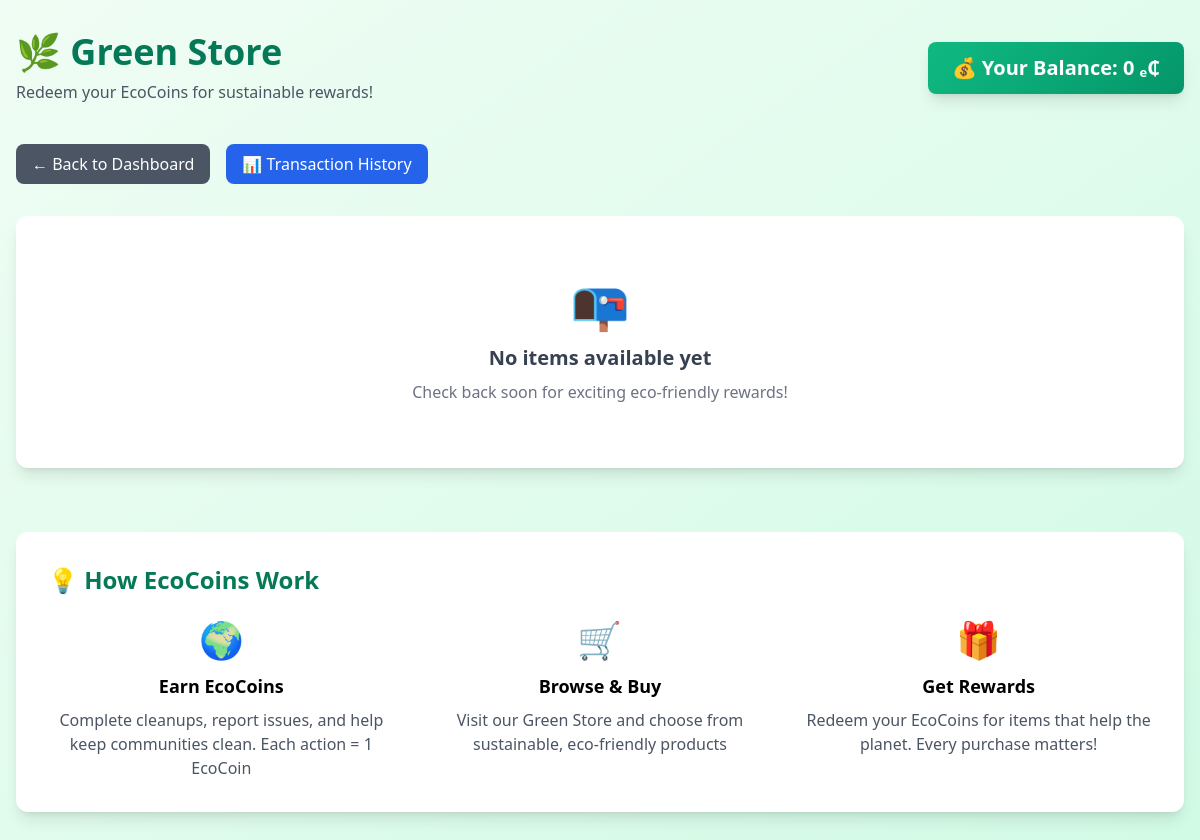
/green_store (signed in), run on an earlier commit of the app's database.
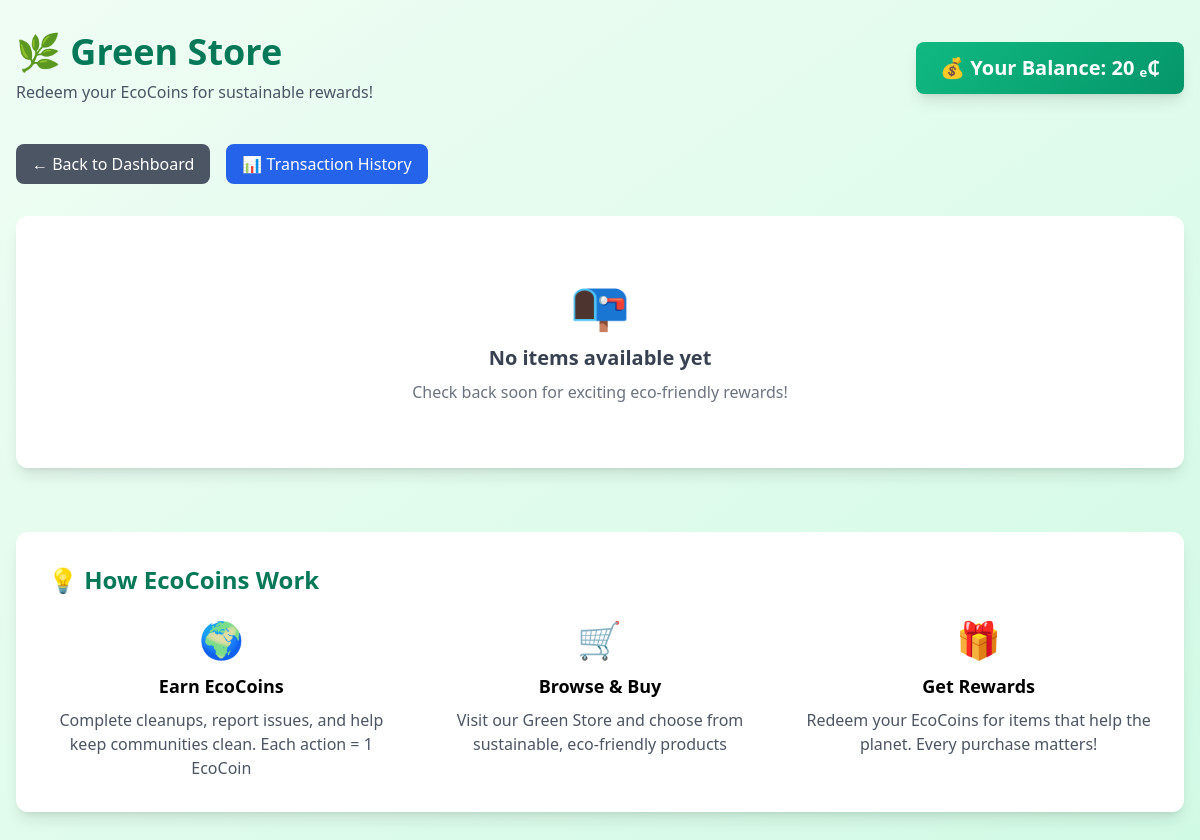
And on a later commit of the database.
### app.py (models this page shows, shortened)
class User(db.Model, UserMixin):
    id = db.Column(db.Integer, primary_key=True)
    username = db.Column(db.String(150), unique=True, nullable=False)
    email = db.Column(db.String(150), unique=True, nullable=False)
    password = db.Column(db.String(150), nullable=False)
    role = db.Column(db.String(50), nullable=False)
    points = db.Column(db.Integer, default=0)
    avg_rating = db.Column(db.Float)
    cleanup_requests = db.relationship(
        'CleanupReport',
        back_populates='requested_by',
        foreign_keys='CleanupReport.requested_by_id',
        cascade='all, delete-orphan'
    )
    cleanups_submitted = db.relationship(
        'CleanupReport',
        back_populates='submitted_by_cleaner',
        foreign_keys='CleanupReport.submitted_by_cleaner_id',
        cascade='all, delete-orphan'
    )
    equipment_requests = db.relationship(
        'EquipmentRequest',
        back_populates='cleaner',
        foreign_keys='EquipmentRequest.cleaner_id',
        cascade='all, delete-orphan'
    )

### app.py (the view)
@app.route('/green_store')
@login_required
def green_store():
    items = StoreItem.query.filter_by(available=True).order_by(StoreItem.created_at.desc()).all()
    return render_template('green_store.html', items=items)

### app.py (called while the page is built)
@app.context_processor
def inject_now():
    return {'now': datetime.now()}

@login_manager.user_loader
def load_user(user_id: str):
    return User.query.get(int(user_id))

### templates/green_store.html (shortened to what the changed rows need)
<!DOCTYPE html>
<html lang="en">
<head>
  <script src="https://cdn.tailwindcss.com"></script>
</head>
<body class="bg-gradient-to-br from-green-50 to-emerald-100">
  <div class="max-w-7xl mx-auto px-4 py-8">
    <div class="flex flex-col md:flex-row items-center justify-between mb-10">
      <div>
        <h1 class="text-4xl font-bold text-emerald-700">🌿 Green Store</h1>
      </div>
      <div class="mt-4 md:mt-0">
        <div class="ecocoin-badge text-white px-6 py-3 rounded-lg text-xl font-bold shadow-lg">
          💰 Your Balance: {{ current_user.points }} ₑ₵
        </div>
      </div>
    </div>
    <div class="mt-16 bg-white rounded-xl shadow-lg p-8">
      <h2 class="text-2xl font-bold text-emerald-700 mb-6">💡 How EcoCoins Work</h2>
    </div>
  </div>
</body>
</html>

What changed in the data, as far as the page shows it:
changed User: points "0" → "20"
